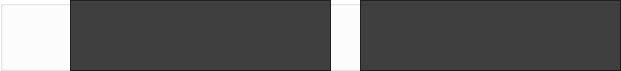
   <widget class="QGroupBox" name="groupBox_12">
    <property name="geometry">
     <rect>
      <x>0</x>
      <y>0</y>
      <width>621</width>
      <height>71</height>
     </rect>
    </property>
    <property name="autoFillBackground">
     <bool>false</bool>
    </property>
    <property name="styleSheet">
     <string notr="true">background-color: rgba(0,0,0,0);</string>
    </property>
    <property name="title">
     <string/>
    </property>
    <property name="flat">
     <bool>true</bool>
    </property>
    <widget class="QLabel" name="Image">
     <property name="geometry">
      <rect>
       <x>0</x>
       <y>0</y>
       <width>71</width>
       <height>71</height>
      </rect>
     </property>
     <property name="autoFillBackground">
      <bool>false</bool>
     </property>
     <property name="text">
      <string/>
     </property>
    </widget>
    <widget class="QTextBrowser" name="leftText">
     <property name="geometry">
      <rect>
       <x>70</x>
       <y>0</y>
       <width>261</width>
       <height>71</height>
      </rect>
     </property>
     <property name="autoFillBackground">
      <bool>true</bool>
     </property>
     <property name="styleSheet">
      <string notr="true">background-color: rgba(0,0,0,0.5);
color: white;</string>
     </property>
    </widget>
    <widget class="QTextBrowser" name="rightText">
     <property name="geometry">
      <rect>
       <x>360</x>
       <y>0</y>
       <width>261</width>
       <height>71</height>
      </rect>
     </property>
     <property name="autoFillBackground">
      <bool>true</bool>
     </property>
     <property name="styleSheet">
      <string notr="true">background-color: rgba(0,0,0,0.5);
color: white;</string>
     </property>
    </widget>
   </widget>
